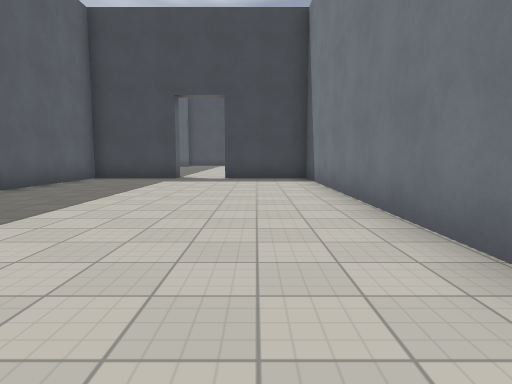
view 1 (above)

18 first-person views from a walk through a 3-D level made in the Godot game engine. The camera is 1.3 m above the floor, tilts 6° down and sees 75° across. The floor is counted in squares, 2 m on a side. Each view is taken from the middle of a square. On the plan, view 1 faces up. The plan holds only what a view shows up to about 10 squares ahead; the rest is blank. The place goes on beyond the plan. Characters and animated objects are left out. Surface patterns are stand-ins for the level's own textures.

view 2
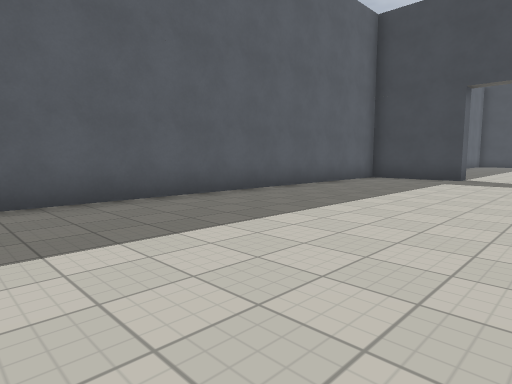

view 3
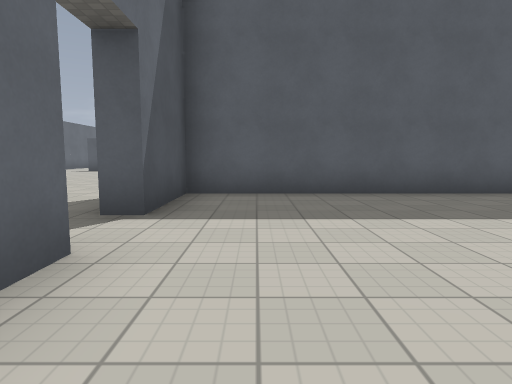

view 4
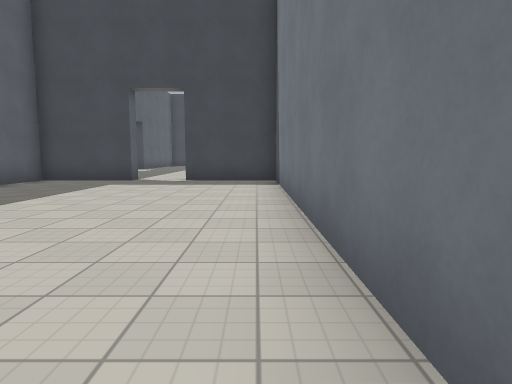

view 5
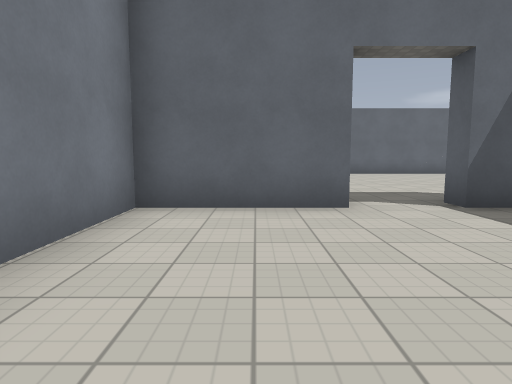

view 6
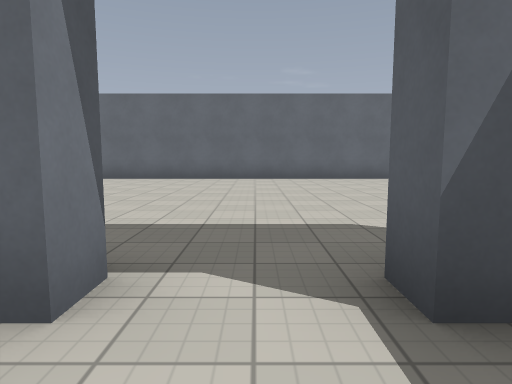

view 7
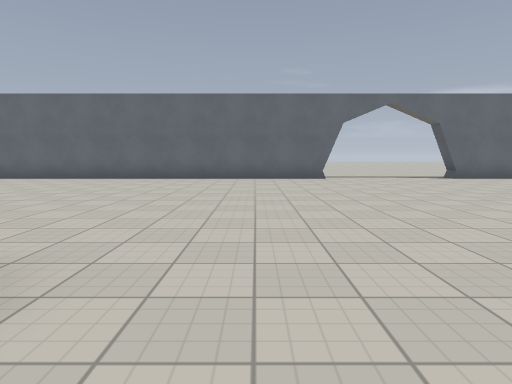

view 8
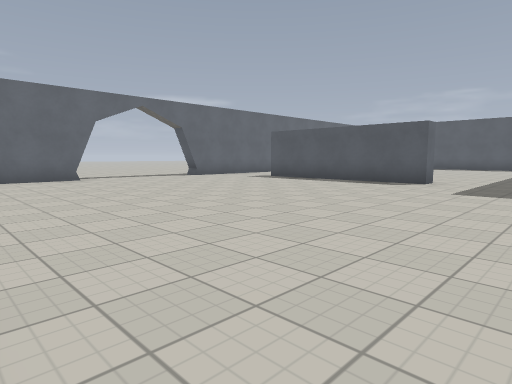

view 9
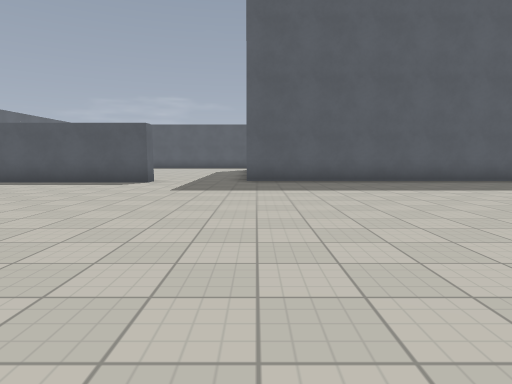

view 10
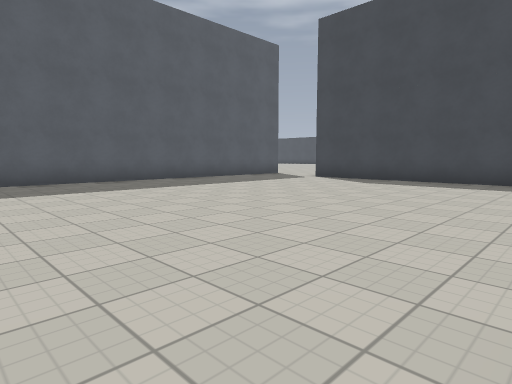

view 11
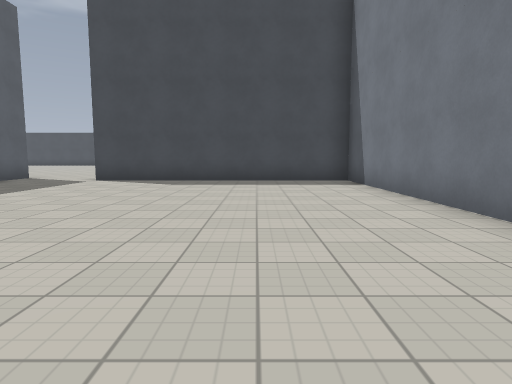

view 12
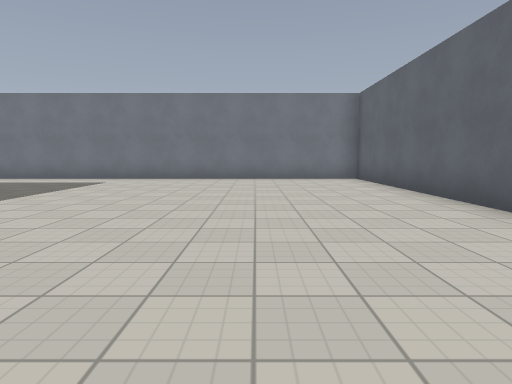

view 13
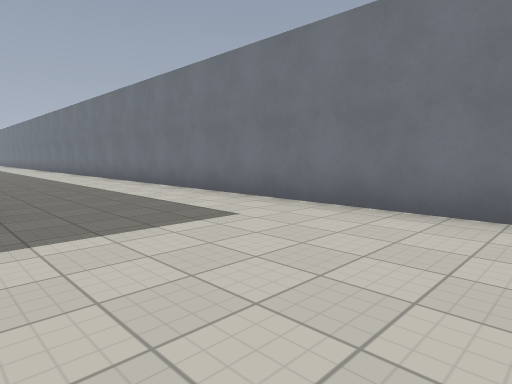

view 14
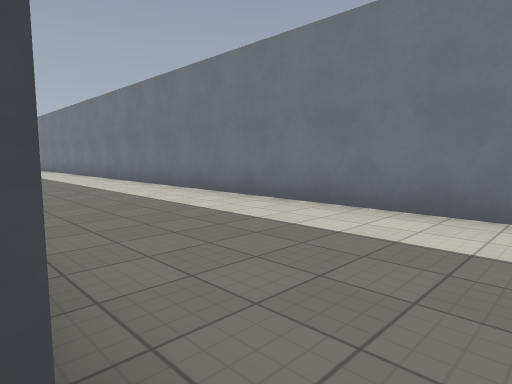

view 15
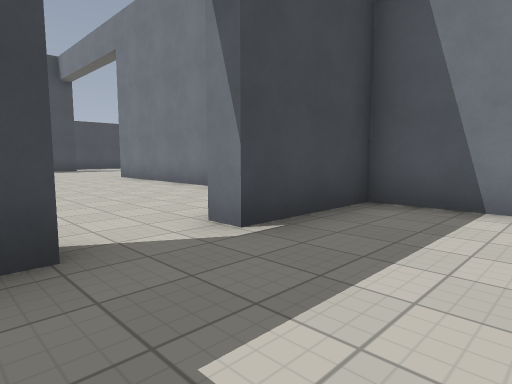

view 16
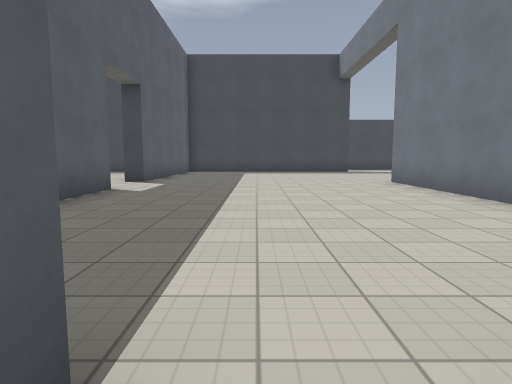

view 17
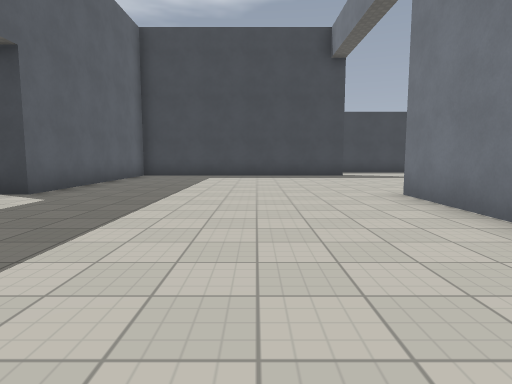

view 18
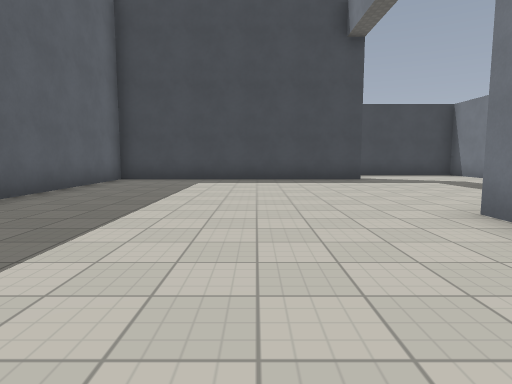

### Floor plan
Points are (right, up) in squares from view 1. A wall is a line through its corners. A room is listed if a view was taken in it or the views show most of it. See-through windows are left out.
Room 1 (views 1, 2, 3, 4, 5, 6, 15)
walls: (-1.2, -1.8) (-1.2, -1.2) (1.6, -1.2) (1.6, 10.2) (-0.9, 10.2); (-2.4, 10.2) (-4.9, 10.2) (-4.9, -1.2) (-2.7, -1.2) (-2.7, -1.8)
ways out: opening at (-2, -2) to room 2; opening at (-1.5, 10) to room 2
Room 2 (views 7, 8, 9, 10, 11, 12, 13, 14, 16, 17, 18)
walls: (-5.4, 4.3) (-5.4, 10.2) (-12.5, 10.2); (-2.4, 10.8) (-2.4, 10.2); (-0.9, 10.2) (-0.9, 10.8); (-15, 7) (-15, -0.2); (-14.5, -2.7) (-14.5, -6.5); (1.6, 14) (1.6, 18.8); (-4.9, 16.8) (-4.9, 14.9); (-9.2, -10) (6, -10) (6, 8.2); (-14.8, -10) (-12.8, -10); (2.1, 24.7) (-4.9, 24.7) (-4.9, 18.7)
ways out: opening at (-2, -2) to room 1; opening at (-1.5, 10) to room 1; opening at (-15, -1.5); opening at (-13.5, 10.5); opening at (-11, -10); opening at (-5, 17.5)

Where each view was taken, in squares from view 1:
view 1: 0 up, 0 right, facing up
view 2: 0 up, 0 right, facing up-left
view 3: 0 up, 1 right, facing left
view 4: 1 up, 1 right, facing up
view 5: 3 up, 0 right, facing down
view 6: 0 up, 2 left, facing down
view 7: 0 up, 7 left, facing down
view 8: 0 up, 6 left, facing down-left
view 9: 0 up, 6 left, facing left
view 10: 1 up, 6 left, facing up-left
view 11: 1 up, 8 left, facing up
view 12: 7 down, 4 left, facing right
view 13: 6 down, 2 right, facing up-right
view 14: 2 down, 2 right, facing up-right
view 15: 8 up, 3 left, facing up-right
view 16: 10 up, 2 left, facing up
view 17: 13 up, 1 left, facing up
view 18: 15 up, 1 left, facing up
